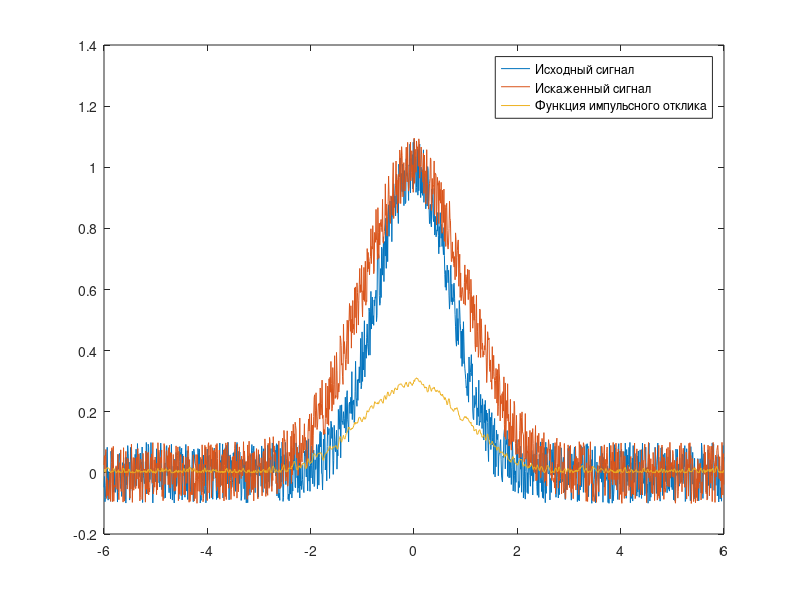

The MATLAB source for this figure:
function lab_07
    A = 1.0;
    s1 = 1.0;
    s2 = sqrt(2);
    mult = 6;
    step = 0.009;
    NS = 0.1;
    t = -mult:step:mult;
    
    u1 = A * exp(-(t/s1).^2);
    u2 = A * exp(-(t/s2).^2);
    
    v1 = fft(u1);
    v2 = fft(u2);
    
    n1 = unifrnd(-NS, NS, 1, length(t));
    n2 = unifrnd(-NS, NS, 1, length(t));
    
    delta = std(n1);
    epsilon = std(n2);

    filt =  tikhonfilt(v1, v2, step, 2 * mult, delta, epsilon);
    res = abs(ifft(fft(u2+n2) .* filt));
    
    figure(1);
    plot(t, u1+n1, t, u2+n2, t, res);
    legend('Исходный сигнал','Искаженный сигнал','Функция импульсного отклика');

    function h = tikhonfilt(u1, u2, step, T, d, e)
        m = 0:length(u1)-1;
        mult = step / length(u1);
        squ = 1 + (2 * pi * m / T).^2;
        func = @(x) rhofunc(x, u1, u2, step, T, d, e);
        alpha = fzero(func, [0, 1]);
        h = 0:length(u1)-1;
        for k = 1:length(h)
            h(k) = mult * sum(exp(2 * pi * 1i * k .* m / length(u1)) .* u1 .* conj(u2) ./ (abs(u2).^2 .* step^2 + alpha * squ), 2);
        end
    end
    
    function y = rhofunc(x, u1, u2, step, T, d, e)
        m = 0:length(u1)-1;
        mult = step / length(u1);
        squ = 1 + (2 * pi * m / T).^2;
        beta = mult * sum(x.^2 * squ .* abs(u1).^2 ./ (abs(u2).^2 * step^2 + x .* squ).^2, 2);
        gamma = mult * sum(abs(u2).^2 * step^2 .* abs(u1).^2 .* squ ./ (abs(u2).^2 * step^2 + x * (1 + 2 * pi * m / T).^2).^2, 2);
        y = beta - (d + e * sqrt(gamma))^2;
    end
end